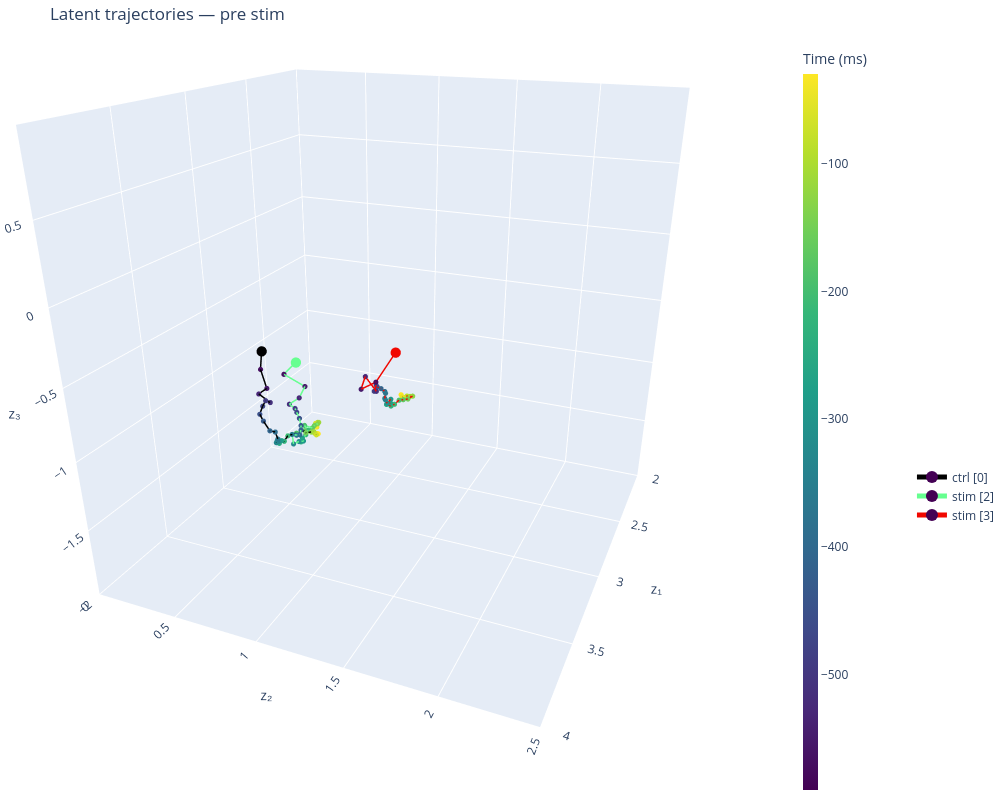

Notebook code cell kept with this figure:
### Markdown cell above
## Plot 3 trials

### Code cell
# All sessions, post-stim only
fig = plot_latent_phase_portrait_sessions(
    z_by_session=z_by_session,
    centers_ms_by_session=centers_ms_by_session,
    control_indices=CONTROL_INDICES,
    alpha_trials=0.05,
    plot_sessions = [0] +list(range(2, 4)),
    epoch="pre",        # "full", "pre", or "post"
    pre_trim_bins=0,
    post_trim_bins=0,
    show_trials=False,
    show_markers=True,
    x_range=[2, 4],
    y_range=[0, 2.5],
    z_range=[-2, 1],
)
fig.update_layout(scene_camera=dict(eye=dict(x=1.75, y=0.75, z=0.75), center=dict(x=0, y=0, z=-0.2)))
fig.show()

### Figure 1 — Plotly figure (JSON) as saved in the notebook; plotly's stock layout.template omitted (floating-point values rounded to 4 significant figures)
{"data": [{"line": {"color": "rgb(0,0,0)", "width": 3}, "marker": {"color": [-590.0, -570.0, -550.0, -530.0, -510.0, -490.0, -470.0, -450.0, -430.0, -410.0, -390.0, -370.0, -350.0, -330.0, -310.0, -290.0, -270.0, -250.0, -230.0, -210.0, -190.0, -170.0, -150.0, -130.0, -110.0, -90.0, -70.0, -50.0, -30.0], "colorbar": {"thickness": 15, "title": {"text": "Time (ms)"}, "x": 1}, "colorscale": [[0, "#440154"], [0.1111, "#482878"], [0.2222, "#3e4989"], [0.3333, "#31688e"], [0.4444, "#26828e"], [0.5556, "#1f9e89"], [0.6667, "#35b779"], [0.7778, "#6ece58"], [0.8889, "#b5de2b"], [1, "#fde725"]], "showscale": true, "size": 3}, "mode": "markers+lines", "name": "ctrl [0]", "type": "scatter3d", "x": [3.501, 3.593, 3.656, 3.681, 3.682, 3.707, 3.718, 3.739, 3.746, 3.752, 3.742, 3.742, 3.737, 3.745, 3.734, 3.724, 3.695, 3.705, 3.664, 3.623, 3.576, 3.522, 3.528, 3.502, 3.498, 3.505, 3.505, 3.493, 3.497], "y": [0.7638, 0.8228, 0.9014, 0.8722, 0.9358, 0.9294, 0.9191, 0.9154, 0.939, 0.9772, 0.999, 1.012, 1.007, 1.004, 1.001, 1.009, 0.9962, 0.9902, 0.9888, 0.9808, 0.9978, 1.009, 1.019, 1.034, 1.046, 1.058, 1.065, 1.064, 1.071], "z": [-0.3964, -0.4511, -0.5201, -0.5469, -0.5886, -0.5615, -0.5925, -0.6323, -0.6673, -0.7176, -0.7281, -0.7706, -0.794, -0.7949, -0.7915, -0.798, -0.8196, -0.8323, -0.8483, -0.8428, -0.8541, -0.8722, -0.8806, -0.8897, -0.8873, -0.8929, -0.8994, -0.8989, -0.8966]}, {"line": {"width": 0}, "marker": {"color": "rgb(0,0,0)", "size": 6, "symbol": "circle"}, "mode": "markers", "showlegend": false, "type": "scatter3d", "x": [3.501], "y": [0.7638], "z": [-0.3964]}, {"line": {"color": "rgb(102,255,144)", "width": 3}, "marker": {"color": [-590.0, -570.0, -550.0, -530.0, -510.0, -490.0, -470.0, -450.0, -430.0, -410.0, -390.0, -370.0, -350.0, -330.0, -310.0, -290.0, -270.0, -250.0, -230.0, -210.0, -190.0, -170.0, -150.0, -130.0, -110.0, -90.0, -70.0, -50.0, -30.0], "colorbar": {"thickness": 15, "title": {"text": "Time (ms)"}, "x": 1}, "colorscale": [[0, "#440154"], [0.1111, "#482878"], [0.2222, "#3e4989"], [0.3333, "#31688e"], [0.4444, "#26828e"], [0.5556, "#1f9e89"], [0.6667, "#35b779"], [0.7778, "#6ece58"], [0.8889, "#b5de2b"], [1, "#fde725"]], "showscale": false, "size": 3}, "mode": "markers+lines", "name": "stim [2]", "type": "scatter3d", "x": [3.28, 3.397, 3.432, 3.482, 3.48, 3.505, 3.519, 3.535, 3.565, 3.577, 3.594, 3.591, 3.599, 3.606, 3.58, 3.57, 3.571, 3.562, 3.525, 3.503, 3.475, 3.452, 3.437, 3.407, 3.388, 3.388, 3.405, 3.408, 3.413], "y": [0.8028, 0.811, 0.9594, 0.9573, 0.8947, 0.9461, 0.9648, 0.9905, 1.019, 1.026, 1.03, 1.008, 0.9887, 0.9994, 1.013, 1.033, 1.028, 1.012, 1.016, 1.016, 0.9765, 1.007, 1.009, 1.009, 1.002, 0.9958, 0.9948, 1.003, 1.003], "z": [-0.592, -0.6038, -0.6359, -0.6827, -0.742, -0.7434, -0.7565, -0.7813, -0.8038, -0.8248, -0.8451, -0.8548, -0.8486, -0.9064, -0.9052, -0.9041, -0.8843, -0.9209, -0.8964, -0.8809, -0.8756, -0.9025, -0.8958, -0.9038, -0.9084, -0.91, -0.9052, -0.9281, -0.9192]}, {"line": {"width": 0}, "marker": {"color": "rgb(102,255,144)", "size": 6, "symbol": "circle"}, "mode": "markers", "showlegend": false, "type": "scatter3d", "x": [3.28], "y": [0.8028], "z": [-0.592]}, {"line": {"color": "rgb(241,7,0)", "width": 3}, "marker": {"color": [-590.0, -570.0, -550.0, -530.0, -510.0, -490.0, -470.0, -450.0, -430.0, -410.0, -390.0, -370.0, -350.0, -330.0, -310.0, -290.0, -270.0, -250.0, -230.0, -210.0, -190.0, -170.0, -150.0, -130.0, -110.0, -90.0, -70.0, -50.0, -30.0], "colorbar": {"thickness": 15, "title": {"text": "Time (ms)"}, "x": 1}, "colorscale": [[0, "#440154"], [0.1111, "#482878"], [0.2222, "#3e4989"], [0.3333, "#31688e"], [0.4444, "#26828e"], [0.5556, "#1f9e89"], [0.6667, "#35b779"], [0.7778, "#6ece58"], [0.8889, "#b5de2b"], [1, "#fde725"]], "showscale": false, "size": 3}, "mode": "markers+lines", "name": "stim [3]", "type": "scatter3d", "x": [3.02, 3.225, 3.219, 3.154, 3.129, 3.094, 3.054, 3.015, 3.025, 3.025, 2.997, 3.016, 3.022, 3.015, 2.993, 2.976, 2.983, 2.995, 2.977, 2.94, 2.911, 2.884, 2.837, 2.792, 2.797, 2.799, 2.826, 2.84, 2.832], "y": [1.255, 1.25, 1.157, 1.146, 1.197, 1.164, 1.153, 1.136, 1.144, 1.167, 1.175, 1.19, 1.188, 1.188, 1.187, 1.201, 1.204, 1.184, 1.203, 1.205, 1.218, 1.231, 1.237, 1.244, 1.231, 1.211, 1.206, 1.201, 1.19], "z": [-0.5812, -0.6721, -0.7464, -0.6979, -0.8099, -0.8388, -0.8203, -0.8603, -0.8547, -0.8621, -0.8999, -0.8977, -0.933, -0.9483, -0.9898, -0.9663, -0.9891, -0.9982, -1.018, -1.028, -1.012, -1.023, -1.047, -1.051, -1.053, -1.053, -1.048, -1.035, -1.027]}, {"line": {"width": 0}, "marker": {"color": "rgb(241,7,0)", "size": 6, "symbol": "circle"}, "mode": "markers", "showlegend": false, "type": "scatter3d", "x": [3.02], "y": [1.255], "z": [-0.5812]}], "layout": {"height": 800, "legend": {"itemsizing": "constant", "x": 1.15, "y": 0.4}, "margin": {"b": 0, "l": 0, "r": 0, "t": 40}, "scene": {"aspectmode": "cube", "camera": {"center": {"x": 0, "y": 0, "z": -0.2}, "eye": {"x": 1.75, "y": 0.75, "z": 0.75}}, "xaxis": {"range": [2, 4], "title": {"text": "z₁"}}, "yaxis": {"range": [0, 2.5], "title": {"text": "z₂"}}, "zaxis": {"range": [-2, 1], "title": {"text": "z₃"}}}, "title": {"text": "Latent trajectories — pre stim"}, "width": 1000}}
